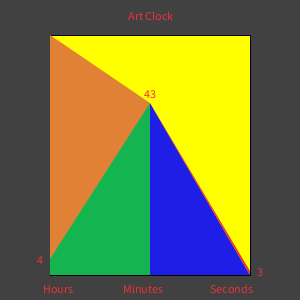
Frame 1 (no input)
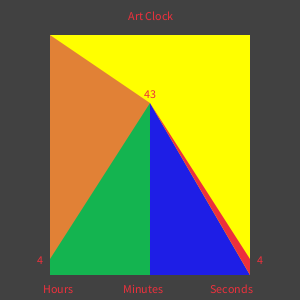
Frame 60 (the mouse pressed at the canvas centre just before this capture)
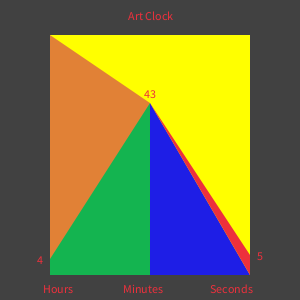
Frame 120 (the mouse held since frame 60 and released just before this capture)

The Processing sketch that drew these frames (run headless with seeded random() and noise(); from frame 60 on, the mouse is pressed at the canvas centre):

// Processing sketch: processing_80227
// ── processing_80227.pde


void setup() {
    size(300, 300);
}
 
void draw() {
    int s = second()*4;       //(0 - 59)*4 = 0 - 240
    int m = minute()*4;       //Same as above
    int h = hour()*4;         //Same as above
    float deg = 180;          //Value for rotating
    float rad = radians(deg); //Value in degrees
     
    background(65);
           
    fill(255, 255, 0);
    rect(50, 35, 200, 240);  
    
    fill(237,48,60); 
    textAlign(CENTER);
    text("Art Clock", width/2, 20);
  
    //Bottom text
    text("Hours", 58, 293);
    text("Minutes", 143, 293);
    text("Seconds", 231, 293);
     
    text(hour(), 40, 280-h);
    text(minute(), width/2, 270-m);
    text(second(), 260, 280-s);
    
    //Graph
    noStroke();
    translate(150, 275);
    rotate(rad);
    
    fill(20,180,80);       //Hour Block
    rect(0, 0, 100, m);
    triangle(0, m, 100, h, 100, m);   
    fill(225,129,54);      //Minute Block
    triangle(0, m, 100, h, 100, 240);
     
    fill(30,30,230); 
    triangle(0, 0, 0, m, -100, 0);
    fill(237,48,60);      //Second Block
    triangle(-100, 0, -100, s, 0, m);
}
